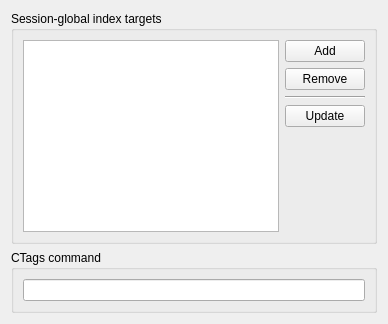
<?xml version="1.0" encoding="UTF-8"?>
<ui version="4.0">
 <class>CTagsGlobalConfig</class>
 <widget class="QWidget" name="CTagsGlobalConfig">
  <layout class="QVBoxLayout" name="verticalLayout_2">
   <item>
    <widget class="QGroupBox" name="groupBox">
     <property name="title">
      <string>Session-global index targets</string>
     </property>
     <layout class="QHBoxLayout" name="horizontalLayout">
      <item>
       <widget class="KListWidget" name="targetList"/>
      </item>
      <item>
       <layout class="QGridLayout" name="gridLayout_2">
        <item row="4" column="0">
         <spacer name="verticalSpacer">
          <property name="orientation">
           <enum>Qt::Vertical</enum>
          </property>
          <property name="sizeHint" stdset="0">
           <size>
            <width>1</width>
            <height>1</height>
           </size>
          </property>
         </spacer>
        </item>
        <item row="0" column="0">
         <widget class="QPushButton" name="addButton">
          <property name="text">
           <string>Add</string>
          </property>
         </widget>
        </item>
        <item row="1" column="0">
         <widget class="QPushButton" name="delButton">
          <property name="text">
           <string>Remove</string>
          </property>
         </widget>
        </item>
        <item row="2" column="0">
         <widget class="Line" name="line">
          <property name="orientation">
           <enum>Qt::Horizontal</enum>
          </property>
         </widget>
        </item>
        <item row="3" column="0">
         <widget class="KPushButton" name="updateDB">
          <property name="text">
           <string>Update</string>
          </property>
         </widget>
        </item>
       </layout>
      </item>
     </layout>
    </widget>
   </item>
   <item>
    <widget class="QGroupBox" name="groupBox_2">
     <property name="title">
      <string>CTags command</string>
     </property>
     <layout class="QVBoxLayout" name="verticalLayout">
      <item>
       <widget class="KLineEdit" name="cmdEdit">
        <property name="frame">
         <bool>true</bool>
        </property>
       </widget>
      </item>
     </layout>
    </widget>
   </item>
  </layout>
 </widget>
 <customwidgets>
  <customwidget>
   <class>KListWidget</class>
   <extends>QListWidget</extends>
   <header>klistwidget.h</header>
  </customwidget>
  <customwidget>
   <class>KPushButton</class>
   <extends>QPushButton</extends>
   <header>kpushbutton.h</header>
  </customwidget>
  <customwidget>
   <class>KLineEdit</class>
   <extends>QLineEdit</extends>
   <header>klineedit.h</header>
  </customwidget>
 </customwidgets>
 <connections/>
</ui>
